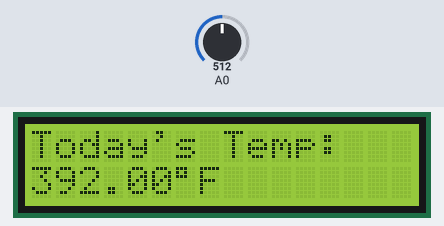
The sketch below on a simulated Arduino Uno, built with avr-gcc and run on an emulated ATmega328P. Parts: 16×2 character LCD. The inputs (shaded band) are chosen by the test bench; at power-on: A0 = 512.

Above: at 1.2 s.
1.3 s: A0 set to 716
At 3.2 s:
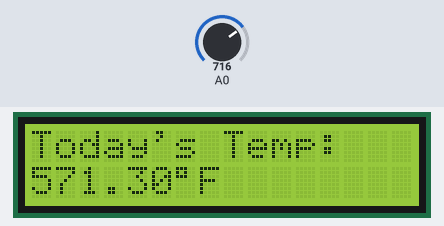
3.5 s: A0 set to 900
At 5.2 s:
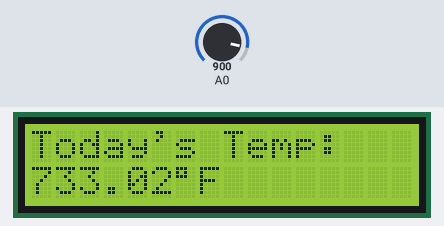
5.5 s: A0 set to 1023
At 7.0 s:
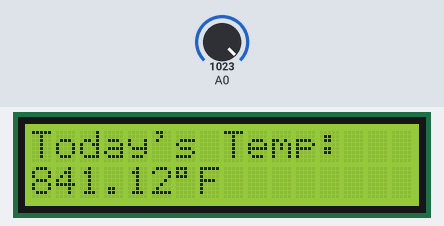
Timing chart, 0 to 8.5 s (numbered marks = the images above; inputs shaded):
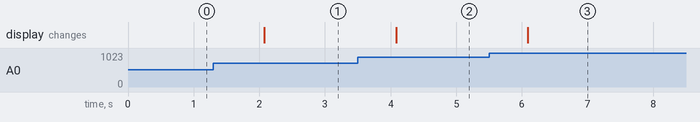

The sketch:

digital_thermometer_using_lcd_and_arduino1.ino
```cpp
// Include the LiquidCrystal library to interact with the LCD
#include <LiquidCrystal.h>

// Initialize the LiquidCrystal library with the numbers of the interface pins
// LiquidCrystal lcd(RS, E, D4, D5, D6, D7);
LiquidCrystal lcd(12, 11, 5, 4, 3, 2);

// Declare variables to store temperature readings
int degree;         // Stores the raw analog reading from the sensor (0-1023)
double realdegree;  // Stores the calculated temperature value

// The setup function runs once when you press reset or power the board
void setup() {
  // Initialize the LCD's number of columns and rows
  lcd.begin(16, 2);

  // Print a startup message to the LCD on the first line
  lcd.setCursor(0, 0);
  lcd.print("Today's Temp:");
}

// The loop function runs repeatedly
void loop() {
  // Read the analog input from the temperature sensor on pin A0
  degree = analogRead(A0);

  // --- Convert the analog reading to a temperature value ---
  realdegree = (double)degree / 1024.0;
  realdegree = realdegree * 5.0; // Convert to voltage
  realdegree = realdegree - 0.5; // Subtract offset
  realdegree = realdegree * 100.0; // Convert to Celsius

  // Convert Celsius to Fahrenheit
  double fahrenheit = (realdegree * 9.0 / 5.0) + 32.0;

  // --- Display the temperature on the LCD ---

  // Clear the second line first
  lcd.setCursor(0, 1);
  lcd.print("                ");  // Clear all 16 characters

  // Move cursor back and print the temperature
  lcd.setCursor(0, 1);
  String output = String(fahrenheit, 2); // Two decimal places
  output += (char)223; // Degree symbol
  output += "F";

  lcd.print(output);

  // Wait a moment before the next reading
  delay(1000); // 1 second delay
}
```

Measured:
- after the input at 1.3 s, the display: changes after 0.78 s (image 1)
- after the input at 3.5 s, the display: changes after 0.58 s (image 2)
- after the input at 5.5 s, the display: changes after 0.59 s (image 3)
